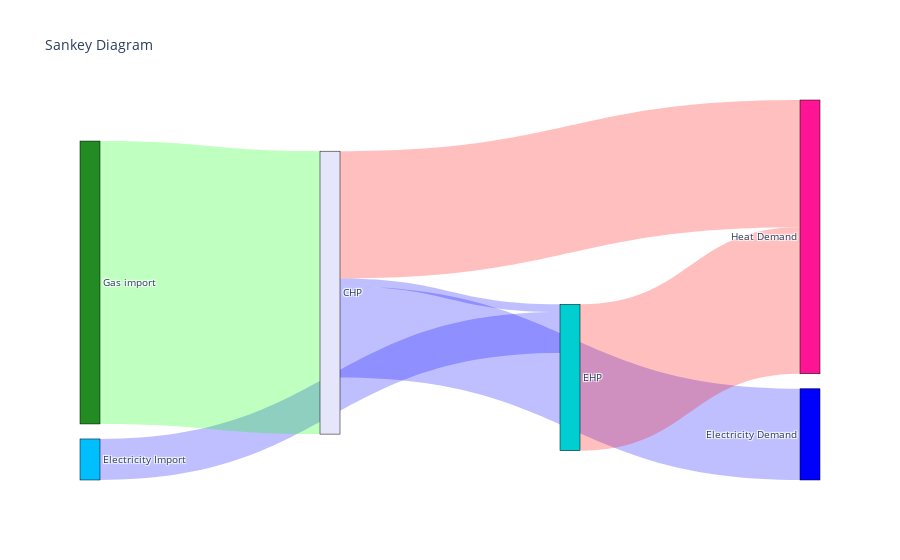

Notebook code for this chart:
### Markdown cell above
The MED operation can now be simulated and visualized.

### Code cell
# Simulating model
results = pyo.SolverFactory('glpk').solve(model)

# Visualizing MED operation
sankey_MES_Cogeneration(model)

flexibility_MES_Cogeneration(model, True, True, True,
                             'Electricity input(-) or output(+) [MW]',
                             'Heat input(-) or output(+) [MW]',
                             'Gas input(-) or output(+) [MW]')

### Figure 1 — Plotly figure (JSON) as saved in the notebook; plotly's stock layout.template omitted (floating-point values rounded to 4 significant figures)
{"data": [{"link": {"color": ["rgba(0,0,255,0.25)", "rgba(0,0,255,0.25)", "rgba(0,0,255,0.25)", "rgba(0,0,255,0.25)", "rgba(0,0,255,0.25)", "rgba(255,0,0,0.25)", "rgba(255,0,0,0.25)", "rgba(255,0,0,0.25)", "rgba(255,0,0,0.25)", "rgba(255,0,0,0.25)", "rgba(0,255,0,0.25)", "rgba(0,255,0,0.25)"], "source": [0, 0, 8, 8, 8, 8, 7, 9, 8, 3, 6, 6], "target": [2, 7, 2, 7, 1, 3, 3, 3, 4, 5, 8, 9], "value": [0, 0.4498, 1, 0.08516, 0, 1.395, 1.605, 0, 0, 0, 3.1, 0]}, "node": {"color": ["deepskyblue", "lightblue", "blue", "deeppink", "firebrick", "gold", "forestgreen", "darkturquoise", "lavender", "silver", "magenta", "olive", "maroon", "black", "gray"], "label": ["Electricity Import", "Electricity Export", "Electricity Demand", "Heat Demand", "Heat Spill", "Heat Shedding", "Gas import", "EHP", "CHP", "Boiler"], "line": {"color": "black", "width": 0.5}, "pad": 15, "thickness": 20}, "type": "sankey"}], "layout": {"autosize": true, "font": {"size": 10}, "title": {"text": "Sankey Diagram"}}}
